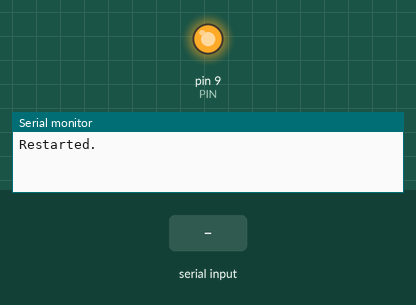
Recording of a sketch running on a simulated Arduino Uno, built with avr-gcc and run on an emulated ATmega328P. Parts: output pins drawn as LEDs (lit = HIGH), the last lines printed to the serial monitor. The test bench sets the inputs (shaded band). The board resets itself during the run and starts again.

Above: at 1.2 s.
1.3 s: "1" received over Serial
At 1.8 s:
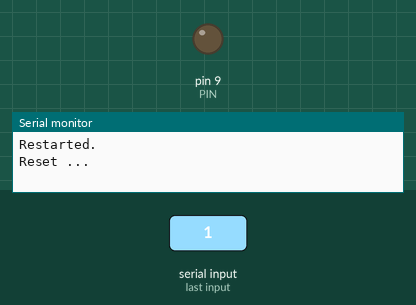
Timing chart, 0 to 4.3 s (numbered marks = the images above; inputs shaded):
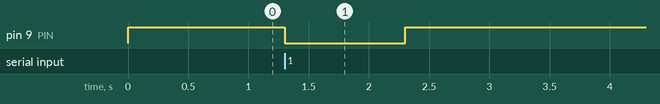

Measured:
- after the input at 1.3 s, pin 9 (PIN): HIGH → LOW at once, → HIGH 1.0 s later

The sketch:

wdt.ino
```cpp
#include <avr/wdt.h>
#define PIN  9

void setup ()
{
pinMode(PIN, OUTPUT);
  digitalWrite(PIN,HIGH);
  Serial.begin (38400);
  Serial.println ("Restarted.");
  wdt_enable (WDTO_8S);  // reset after one second, if no "pat the dog" received
 }  // end of setup

void loop ()
{
  wdt_reset ();  // give me another second to do stuff (pat the dog)
  if (Serial.available() ){
    Serial.println ("Reset ...");
    digitalWrite(PIN,LOW);
    delay(1000);
    digitalWrite(PIN,HIGH);

    while (true) ;   // oops, went into a loop
  }
}  // end of loop
```
